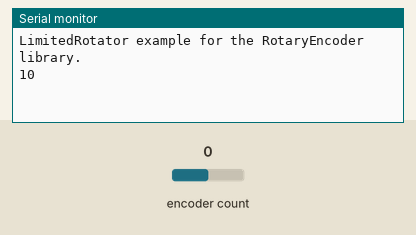
Recording of a sketch running on a simulated Arduino Uno, built with avr-gcc and run on an emulated ATmega328P. On the bench: the last lines printed to the serial monitor. The test bench sets the inputs (shaded band); at power-on: encoder count 0.

Above: at 1.2 s.
1.3 s: encoder count set to 1
At 2.3 s:
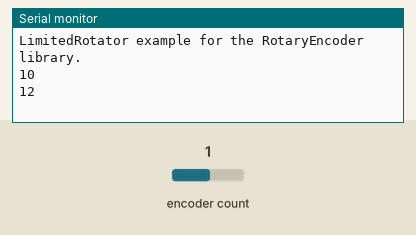
2.8 s: encoder count set to 2
At 3.4 s:
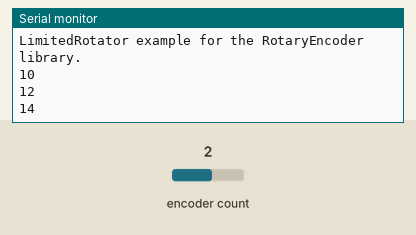

Measured:
- after the input at 1.3 s, the serial monitor: prints a new line at once (image 1)
- after the input at 2.8 s, the serial monitor: prints a new line at once (image 2)

The sketch:

LimitedRotator.ino
```cpp
// (licence header left out)
// This example checks the state of the rotary encoder in the loop() function.
// The current position is printed on output when changed.
// In addition to the SimplePollRotator example here the range of the rotator is limited to the range 0 - 16 and only incremental steps of 2 are realized.
// To implement this limit the boundaries are checked and eventually the current position is adjusted.
// The internal (physical) position of the rotary encoder library remains by stepping with the increment 1
// so the the logical position is calculated by applying the ROTARYSTEPS factor.

// Hardware setup:
// Attach a rotary encoder with output pins to A2 and A3.
// The common contact should be attached to ground.

#include <RotaryEncoder.h>

#define ROTARYSTEPS 2
#define ROTARYMIN 0
#define ROTARYMAX 16

// Setup a RoraryEncoder for pins A2 and A3:
RotaryEncoder encoder(A2, A3);

// Last known rotary position.
int lastPos = -1;

void setup()
{
  Serial.begin(57600);
  Serial.println("LimitedRotator example for the RotaryEncoder library.");
  encoder.setPosition(10 / ROTARYSTEPS); // start with the value of 10.
} // setup()


// Read the current position of the encoder and print out when changed.
void loop()
{
  encoder.tick();

  // get the current physical position and calc the logical position
  int newPos = encoder.getPosition() * ROTARYSTEPS;

  if (newPos < ROTARYMIN) {
    encoder.setPosition(ROTARYMIN / ROTARYSTEPS);
    newPos = ROTARYMIN;

  } else if (newPos > ROTARYMAX) {
    encoder.setPosition(ROTARYMAX / ROTARYSTEPS);
    newPos = ROTARYMAX;
  } // if

  if (lastPos != newPos) {
    Serial.print(newPos);
    Serial.println();
    lastPos = newPos;
  } // if
} // loop ()

// The End
```
